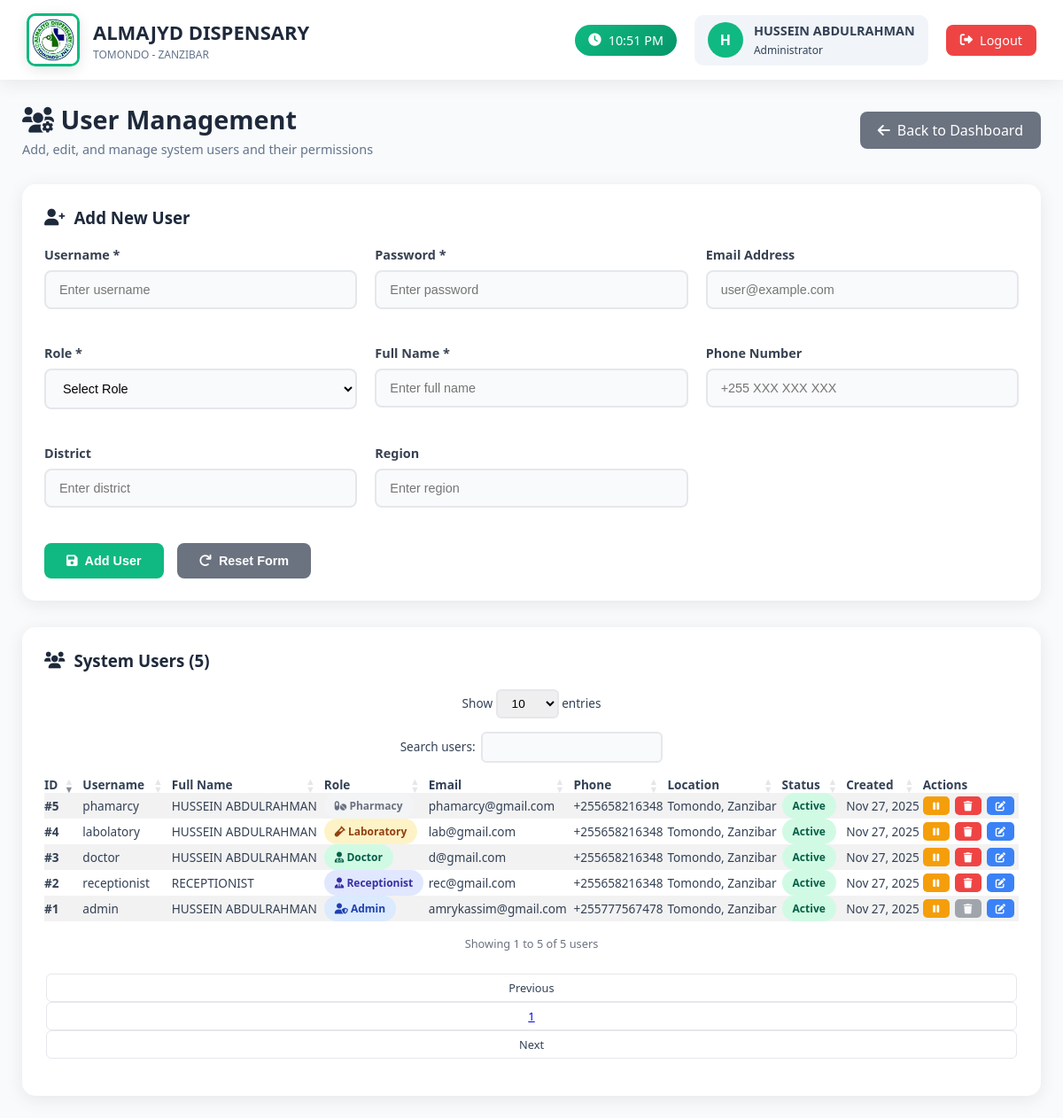
/admin/manage_users.php (signed in), run on the app's committed database.
### tables this page shows
CREATE TABLE `users` (
  `id` int(11) NOT NULL,
  `username` varchar(50) NOT NULL,
  `password` varchar(255) NOT NULL,
  `email` varchar(100) DEFAULT NULL,
  `role` enum('admin','doctor','receptionist','laboratory','pharmacy','cashier') NOT NULL,
  `full_name` varchar(100) NOT NULL,
  `phone` varchar(20) DEFAULT NULL,
  `district` varchar(50) DEFAULT NULL,
  `region` varchar(50) DEFAULT NULL,
  `status` enum('active','inactive') DEFAULT 'active',
  `created_at` timestamp NOT NULL DEFAULT current_timestamp(),
  `updated_at` timestamp NOT NULL DEFAULT current_timestamp() ON UPDATE current_timestamp()
);

### admin/manage_users.php (the view, shortened to what this page needs)
<?php
require_once '../config.php';
$users = $pdo->query("SELECT * FROM users ORDER BY created_at DESC")->fetchAll(PDO::FETCH_ASSOC);
$current_time = date('h:i A');
?>
<!DOCTYPE html>
<html lang="en">
<head>
    <link rel="stylesheet" href="https://cdn.datatables.net/1.13.6/css/dataTables.bootstrap5.min.css">
    <link rel="stylesheet" href="https://cdnjs.cloudflare.com/ajax/libs/font-awesome/6.0.0/css/all.min.css">
</head>
<body>
    <div class="topbar">
        <div class="logo-section">
            <div class="logo">
                <img src="../images/logo.jpg" alt="Almajyd Dispensary Logo">
            </div>
            <div class="clinic-info">
                <h1>ALMAJYD DISPENSARY</h1>
                <p>TOMONDO - ZANZIBAR</p>
            </div>
        </div>
        <div class="user-area">
            <div class="time-display">
                <i class="fas fa-clock"></i>
                <span id="currentTime"><?php echo $current_time; ?></span>
            </div>
            <div class="user">
                <div class="user-avatar">
                    <?php echo strtoupper(substr($_SESSION['full_name'], 0, 1)); ?>
                </div>
                <div>
                    <div style="font-weight:600; font-size: 0.9rem;"><?php echo $_SESSION['full_name']; ?></div>
                    <small style="font-size: 0.75rem;">Administrator</small>
                </div>
            </div>
            <a href="../logout.php" class="logout-btn">
                <i class="fas fa-sign-out-alt"></i>
                Logout
            </a>
        </div>
    </div>
    <div class="main">
        <div class="page-header">
            <div class="page-title">
                <h2><i class="fas fa-users-cog"></i> User Management</h2>
                <p>Add, edit, and manage system users and their permissions</p>
            </div>
            <a href="dashboard.php" class="back-btn">
                <i class="fas fa-arrow-left"></i>
                Back to Dashboard
            </a>
        </div>
        <div class="form-container">
            <h3><i class="fas fa-user-plus"></i> Add New User</h3>
            <form method="POST" id="addUserForm">
                <div class="form-grid">
                    <div class="form-group">
                        <label for="username">Username *</label>
                        <input type="text" id="username" name="username" class="form-control" required
                               placeholder="Enter username">
                    </div>
                    <div class="form-group">
                        <label for="password">Password *</label>
                        <input type="password" id="password" name="password" class="form-control" required
                               placeholder="Enter password">
                    </div>
                    <div class="form-group">
                        <label for="email">Email Address</label>
                        <input type="email" id="email" name="email" class="form-control"
                               placeholder="user@example.com">
                    </div>
                    <div class="form-group">
                        <label for="role">Role *</label>
                        <select id="role" name="role" class="form-control" required>
                            <option value="">Select Role</option>
                        </select>
                    </div>
                    <div class="form-group">
                        <label for="full_name">Full Name *</label>
                        <input type="text" id="full_name" name="full_name" class="form-control" required
                               placeholder="Enter full name">
                    </div>
                    <div class="form-group">
                        <label for="phone">Phone Number</label>
                        <input type="tel" id="phone" name="phone" class="form-control"
                               placeholder="+255 XXX XXX XXX">
                    </div>
                    <div class="form-group">
                        <label for="district">District</label>
                        <input type="text" id="district" name="district" class="form-control"
                               placeholder="Enter district">
                    </div>
                    <div class="form-group">
                        <label for="region">Region</label>
                        <input type="text" id="region" name="region" class="form-control"
                               placeholder="Enter region">
                    </div>
                </div>
                <div style="display: flex; gap: 15px; margin-top: 20px;">
                    <button type="submit" name="add_user" class="btn btn-primary">
                        <i class="fas fa-save"></i>
                        Add User
                    </button>
                    <button type="reset" class="btn btn-secondary">
                        <i class="fas fa-redo"></i>
                        Reset Form
                    </button>
                </div>
            </form>
        </div>
        <div class="table-container">
            <div class="table-header">
                <h3><i class="fas fa-users"></i> System Users (<?php echo count($users); ?>)</h3>
            </div>
            <div class="table-responsive">
                <table class="table table-striped table-hover" id="usersTable" style="width:100%">
                    <thead>
                        <tr>
                            <th>ID</th>
                            <th>Username</th>
                            <th>Full Name</th>
                            <th>Role</th>
                            <th>Email</th>
                            <th>Phone</th>
                            <th>Location</th>
                            <th>Status</th>
                            <th>Created</th>
                            <th>Actions</th>
                        </tr>
                    </thead>
                    <tbody>
                        <?php foreach ($users as $user): ?>
                        <tr>
                            <td><strong>#<?php echo $user['id']; ?></strong></td>
                            <td><?php echo htmlspecialchars($user['username']); ?></td>
                            <td><?php echo htmlspecialchars($user['full_name']); ?></td>
                            <td>
                                <span class="badge
                                    <?php
                                    switch($user['role']) {
                                        case 'admin': echo 'badge-primary'; break;
                                        case 'doctor': echo 'badge-success'; break;
                                        case 'receptionist': echo 'badge-info'; break;
                                        case 'laboratory': echo 'badge-warning'; break;
                                        case 'pharmacy': echo 'badge-secondary'; break;
                                    }
                                    ?>">
                                    <i class="fas fa-<?php
                                        switch($user['role']) {
                                            case 'admin': echo 'user-shield'; break;
                                            case 'doctor': echo 'user-md'; break;
                                            case 'receptionist': echo 'user-tie'; break;
                                            case 'laboratory': echo 'vial'; break;
                                            case 'pharmacy': echo 'pills'; break;
                                        }
                                    ?>"></i>
                                    <?php echo ucfirst($user['role']); ?>
                                </span>
                            </td>
                            <td><?php echo htmlspecialchars($user['email'] ?: 'N/A'); ?></td>
                            <td><?php echo htmlspecialchars($user['phone'] ?: 'N/A'); ?></td>
                            <td>
                                <?php
                                $location = [];
                                if ($user['district']) $location[] = $user['district'];
                                if ($user['region']) $location[] = $user['region'];
                                echo $location ? implode(', ', $location) : 'N/A';
                                ?>
                            </td>
                            <td>
                                <span class="badge <?php echo $user['status'] == 'active' ? 'badge-success' : 'badge-danger'; ?>">
                                    <?php echo ucfirst($user['status']); ?>
                                </span>
                            </td>
                            <td><?php echo date('M j, Y', strtotime($user['created_at'])); ?></td>
                            <td>
                                <div class="action-buttons">
                                    <?php if ($user['status'] == 'active'): ?>
                                        <a href="?action=deactivate&id=<?php echo $user['id']; ?>"
                                           class="btn-sm btn-warning"
                                           onclick="return confirm('Deactivate this user?')">
                                            <i class="fas fa-pause"></i>
                                        </a>
                                    <?php endif; ?>
                                    <?php if ($user['role'] != 'admin'): ?>
                                        <a href="?action=delete&id=<?php echo $user['id']; ?>"
                                           class="btn-sm btn-danger"
                                           onclick="return confirm('Are you sure you want to delete this user? This action cannot be undone.')">
                                            <i class="fas fa-trash"></i>
                                        </a>
                                    <?php else: ?>
                                        <span class="btn-sm btn-secondary" style="cursor: not-allowed; opacity: 0.6;">
                                            <i class="fas fa-trash"></i>
                                        </span>
                                    <?php endif; ?>
                                    <a href="?edit=<?php echo $user['id']; ?>" class="btn-sm btn-info">
                                        <i class="fas fa-edit"></i>
                                    </a>
                                </div>
                            </td>
                        </tr>
                        <?php endforeach; ?>
                    </tbody>
                </table>
            </div>
        </div>
    </div>
</body>
</html>

### admin/manage_users.php (style rules this page uses)
* { margin: 0; padding: 0; box-sizing: border-box; }
body { font-family: 'Segoe UI', system-ui, sans-serif; background: #f8fafc; color: #334155; }
.topbar { background: white; padding: 15px 30px; box-shadow: 0 4px 20px rgba(0,0,0,0.08); display: flex; justify-content: space-between; align-items: center; position: sticky; top: 0; z-index: 100; flex-wrap: wrap; gap: 15px; }
.logo-section { display: flex; align-items: center; gap: 15px; }
.logo { width: 60px; height: 60px; border-radius: 10px; overflow: hidden; box-shadow: 0 4px 15px rgba(0,0,0,0.1); border: 3px solid #10b981; }
.logo img { width: 100%; height: 100%; object-fit: cover; }
.clinic-info h1 { font-size: 22px; font-weight: 700; color: #1e293b; margin-bottom: 2px; }
.clinic-info p { font-size: 12px; color: #64748b; margin: 0; }
.user-area { display: flex; align-items: center; gap: 20px; flex-wrap: wrap; }
.time-display { background: linear-gradient(135deg, #10b981, #059669); color: white; padding: 8px 15px; border-radius: 25px; font-size: 0.9rem; font-weight: 500; display: flex; align-items: center; gap: 8px; }
.user { display: flex; align-items: center; gap: 12px; background: #f1f5f9; padding: 8px 15px; border-radius: 10px; }
.user-avatar { width: 40px; height: 40px; background: #10b981; border-radius: 50%; display: flex; align-items: center; justify-content: center; color: white; font-weight: bold; font-size: 16px; }
.logout-btn { background: #ef4444; color: white; border: none; padding: 8px 16px; border-radius: 8px; text-decoration: none; display: flex; align-items: center; gap: 8px; transition: all 0.3s ease; font-size: 0.9rem; }
.main { padding: 25px; max-width: 1400px; margin: 0 auto; }
.page-header { display: flex; justify-content: space-between; align-items: center; margin-bottom: 30px; flex-wrap: wrap; gap: 15px; }
.page-title h2 { font-size: 1.8rem; color: #1e293b; margin-bottom: 5px; }
.page-title p { color: #64748b; font-size: 0.9rem; }
.back-btn { background: #6b7280; color: white; padding: 10px 20px; border-radius: 8px; text-decoration: none; display: flex; align-items: center; gap: 8px; font-weight: 500; transition: all 0.3s ease; }
.form-container { background: white; padding: 25px; border-radius: 15px; box-shadow: 0 4px 20px rgba(0,0,0,0.08); margin-bottom: 30px; }
.form-container h3 { color: #1e293b; margin-bottom: 20px; display: flex; align-items: center; gap: 10px; }
.form-grid { display: grid; grid-template-columns: repeat(auto-fit, minmax(300px, 1fr)); gap: 20px; }
.form-group { margin-bottom: 20px; }
.form-group label { display: block; margin-bottom: 8px; font-weight: 600; color: #374151; font-size: 0.9rem; }
.form-control { width: 100%; padding: 12px 15px; border: 2px solid #e5e7eb; border-radius: 8px; font-size: 0.9rem; transition: all 0.3s ease; background: #f9fafb; }
.btn { padding: 12px 25px; border: none; border-radius: 8px; font-weight: 600; font-size: 0.9rem; cursor: pointer; transition: all 0.3s ease; display: inline-flex; align-items: center; gap: 8px; }
.btn-primary { background: #10b981; color: white; }
.btn-secondary { background: #6b7280; color: white; }
.btn-warning { background: #f59e0b; color: white; }
.table-container { background: white; padding: 25px; border-radius: 15px; box-shadow: 0 4px 20px rgba(0,0,0,0.08); overflow: hidden; }
.table-header { display: flex; justify-content: space-between; align-items: center; margin-bottom: 20px; flex-wrap: wrap; gap: 15px; }
.table-header h3 { color: #1e293b; display: flex; align-items: center; gap: 10px; }
.table-responsive { width: 100%; overflow-x: auto; -webkit-overflow-scrolling: touch; margin-bottom: 15px; }
.table-responsive table { min-width: 1000px; }
.badge { padding: 6px 12px; border-radius: 20px; font-size: 0.75rem; font-weight: 600; display: inline-block; }
.badge-success { background: #d1fae5; color: #065f46; }
.badge-primary { background: #dbeafe; color: #1e40af; }
.badge-warning { background: #fef3c7; color: #92400e; }
.badge-info { background: #e0e7ff; color: #3730a3; }
.badge-secondary { background: #f3f4f6; color: #6b7280; }
.action-buttons { display: flex; gap: 6px; flex-wrap: wrap; }
.btn-sm { padding: 5px 10px; font-size: 0.7rem; border: none; border-radius: 5px; text-decoration: none; display: inline-flex; align-items: center; gap: 4px; transition: all 0.3s ease; cursor: pointer; min-width: 30px; justify-content: center; }
.btn-danger { background: #ef4444; color: white; }
.btn-info { background: #3b82f6; color: white; }

### data on the page
users: id "5", username "phamarcy", full_name "HUSSEIN ABDULRAHMAN", role "Pharmacy", email "phamarcy@gmail.com", phone "+255658216348", location "Tomondo, Zanzibar", status "Active", created_at "Nov 27, 2025"
users: id "4", username "labolatory", full_name "HUSSEIN ABDULRAHMAN", role "Laboratory", email "lab@gmail.com", phone "+255658216348", location "Tomondo, Zanzibar", status "Active", created_at "Nov 27, 2025"
users: id "3", username "doctor", full_name "HUSSEIN ABDULRAHMAN", role "Doctor", email "d@gmail.com", phone "+255658216348", location "Tomondo, Zanzibar", status "Active", created_at "Nov 27, 2025"
users: id "2", username "receptionist", full_name "RECEPTIONIST", role "Receptionist", email "rec@gmail.com", phone "+255658216348", location "Tomondo, Zanzibar", status "Active", created_at "Nov 27, 2025"
users: id "1", username "admin", full_name "HUSSEIN ABDULRAHMAN", role "Admin", email "amrykassim@gmail.com", phone "+255777567478", location "Tomondo, Zanzibar", status "Active", created_at "Nov 27, 2025"

### other printed values
substr($_SESSION['full_name'], 0, 1) "H"
$_SESSION['full_name'] "HUSSEIN ABDULRAHMAN"
count($users) "5"
